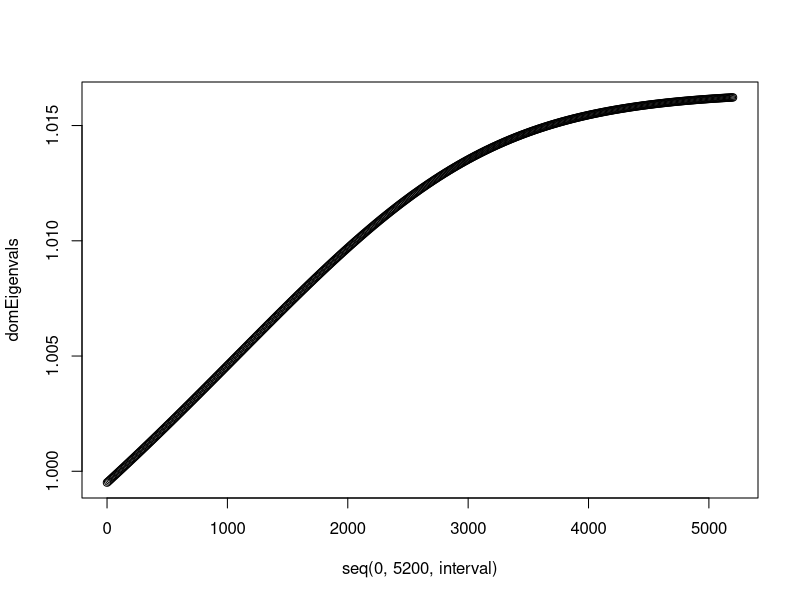
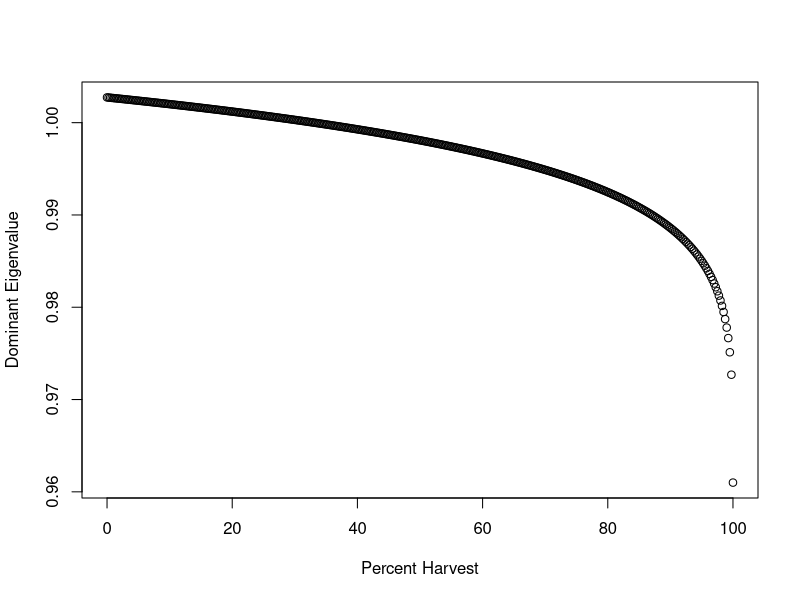

Write R code to recreate these figures, in order.
### This Code does not run simulations and is only for the analysis of the model from agout-brazilnut.R

###=======================================================================
### Parameters
###=======================================================================
highHarvestFecundity <- 0.85 # Multiplier for fecundity rate for Adult trees under HIGH harvest
highHarvestSurvival <- 0.9 # Multiplier for survival rate of Adult trees under HIGH harvest
agoutiGrowth <- 1.1 # Growth rate of Agoutis in logistic model

lowHunting <- 0.1 # Percentage of agoutis hunted during LOW hunting
highHunting <- 0.25 # Percentage of agoutis hunted during HIGH hunting

seedlingCapacity <- 5000 # Carrying Capacities. Tree capacities don't matter as much.
saplingCapacity <- 500
adultCapacity <- 100
agoutiCapacity <- 5200

seedlingInit <- 5000 # Initial Populations
saplingInit <- 500
adultInit <- 100
agoutiInit <- 5000

m <- 0.05    # m is the desired proportion at which sigmoid(m) = m . Ideally it is small (~0.01-0.05).
agouti_to_PlantSteepness <- -(log(1-m)-log(m))/((m-0.5)*agoutiCapacity) # Steepness needed for sigmoid(m) = m
plant_to_AgoutiSteepness <- -(log(1-m)-log(m))/((m-0.5)*adultCapacity)  # Steepness needed for sigmoid(m) = m
#This formula above is derived from logistic function with "x = m*CAP" , "x0 = .5*CAP" , "y = m" , and solving for k. (CAP = carrying capacity)

time_end <- 400 # Length of simulation in years

# For linear functional form
m <- 1/agoutiCapacity
b <- 0
#=========================================================================



###========================================================================
### The Original 17-Stage Matrix from Zuidema and high-harvest multiplier
###========================================================================
plant_S_mat <- matrix( 0, nrow = 17, ncol = 17)
diag(plant_S_mat) <- c(0.455, 0.587, 0.78, 0.821, 0.941, 0.938, 0.961, 0.946, 0.94, 0.937, 0.936, 0.966, 0.968, 0.971, 0.965, 0.967, 0.985)
plant_S_mat[cbind(2:17,1:16)] <- matrix(c(0.091, 0.147, 0.134, 0.167, 0.044, 0.047, 0.034, 0.049, 0.055, 0.058, 0.059, 0.029, 0.027, 0.024, 0.020, 0.018))
plant_S_mat[1,12:17] <- matrix( c(12.3, 14.6, 16.9, 19.3, 22.3, 26.6) )

high_harv <- matrix(1, nrow = 17, ncol = 17)
high_harv[1,12:17] <- highHarvestFecundity    # Multiplier for fecundity rate for Adult trees
high_harv[cbind(12:17,12:17)] <- highHarvestSurvival # Multiplier for survival rate of Adult trees
#===========================================================================



###====================================================================
### Plant and animal dynamics under harvest
###====================================================================
# Plant
plant_mat_low <- plant_S_mat
plant_mat_high <- plant_S_mat * high_harv

sigmoid <- function(k, x0, x) 
{
  1/(1+exp(-k*(x-x0))) #k: steepness #x0 = midpoint
} # plant_animal <- matrix(c(1,1,sigmoid(1, K_animal*0.5, N),1,1,1,1,1,1), nrow=3, byrow=T)
# Animal

linear <- function(m, x, b)
{
  y <- m*x + b
  return(y)
}

LogisticGrowthHunt <- function(R, N, K, H, p) 
{ # p is how the plant affects carrying capacity of agoutis (from 0 to 1)
  Nnext <- R*N*(1-N/(K*(p))) - H*N + N
  return(Nnext)
} # some proportion of N_t are harvested
###=====================================================================




###===========================================================================
### Eigenvalues vs. Population of Agoutis
###===========================================================================
domEigenvals = c()
num <- 1
interval <- 10 # 1720 is point at which eig ~= 1
for (i in seq(0,5200,interval))
{
  plant_animal_mat <- matrix(1, nrow = 17, ncol = 17)
  plant_animal_mat[1,12:17] <- sigmoid(agouti_to_PlantSteepness, agoutiCapacity/2, i)
  #  plant_animal_mat[1,12:17] <- linear(m, i, b)
  plant_matrix <- plant_animal_mat * plant_mat_low
  
  eigenvals <- eigen(plant_matrix)$values
  
  dominant <- 0
  for (i in eigenvals)
  {
    dominant <- max(sqrt(Re(i*Conj(i))), dominant)
  }
  domEigenvals[num] <- dominant
  
  num <- num + 1
}

plot(seq(0,5200,interval), domEigenvals)
# 1714 is point at which eig ~= 1, at m = 0.0001
# 0.4265611 times the carrying capacity (p = 0.42806) is where dN/dt ~= 0 when N = 1714. N is pop of agouti
# Since p is bounded between 0.9 and 1, it is impossible for  system to die

# 103 is the point at which eig ~= 1, at m = 0.05
# 0.02563348 times the carrying capacity (of agoutis) is inflection point
# Since p is bounded between 0.9 and 1, it is impossible for system to die

for (i in 1:length(domEigenvals))
{
  if (domEigenvals[i] >= 1 && domEigenvals[i] <= 1.0001)
  {
    print(i)
  }
}
###===========================================================================



###===========================================================================
### Eigenvalues vs. Percent Harvest
###===========================================================================
# This is only for harvest relating to the fecundity of the trees.
domEigenvals = c()
num <- 1
interval <- .25

for (i in seq(0,100,interval))
{
  
  high_harv <- matrix(1, nrow = 17, ncol = 17)
  high_harv[1,12:17] <- 1-i/100    # Multiplier for fecundity rate for Adult trees
  high_harv[cbind(12:17,12:17)] <- highHarvestSurvival # Multiplier for survival rate of Adult trees
  plant_mat_high <- plant_S_mat * high_harv
  
  eigenvals <- eigen(plant_mat_high)$values
  
  dominant <- 0
  for (i in eigenvals)
  {
    dominant <- max(sqrt(Re(i*Conj(i))), dominant)
  }
  domEigenvals[num] <- dominant
  
  num <- num + 1
}

plot(seq(0,100,interval), domEigenvals, xlab ='Percent Harvest', ylab = 'Dominant Eigenvalue')

###===========================================================================



###===========================================================================
### Sensitivity Matrix
###===========================================================================
sensitivity_matrix <- function(matrix1)
{
  eigvals <- eigen(matrix1)$values
  eigvecs <- eigen(matrix1)$vectors
  W <- eigvecs
  
  sensMat <- matrix(0, nrow = nrow(matrix1), ncol = ncol(matrix1))
  diag(sensMat) <- c(eigvals)
  
  count <- 0
  for (i in eigvals)
  {
    count <- count + 1
    
    if (dominant <= sqrt(Re(i*Conj(i))))
    {
      dominant <- max(sqrt(Re(i*Conj(i))), dominant)
      finalCount <- count
    }
  }
  
  V <- Conj(solve(W)) # solve finds inverse matrix
  w <- matrix(W[,finalCount])
  v <- matrix(Re(V[finalCount,]))
  
  sensMat <- Re(v %*% t(w))
  
  elasMat <- (sensMat * matrix1) / dominant
  
  ((matrix(Re(eigvecs[,finalCount]) * -1)) / norm(matrix(Re(eigvecs[,finalCount]) * -1))) # Stable age distribution
  
  return(sensMat)
}

sensMat <- sensitivity_matrix(plant_S_mat)


###===========================================================================




#Perturbation Analysis ideas:
#   plot agouti population sequence on top of each other given different harvest rates
#   plot tree population sequence on top of each other give different harvest rates
#   Sensitivity of each matrix element as a matrix heatmap



